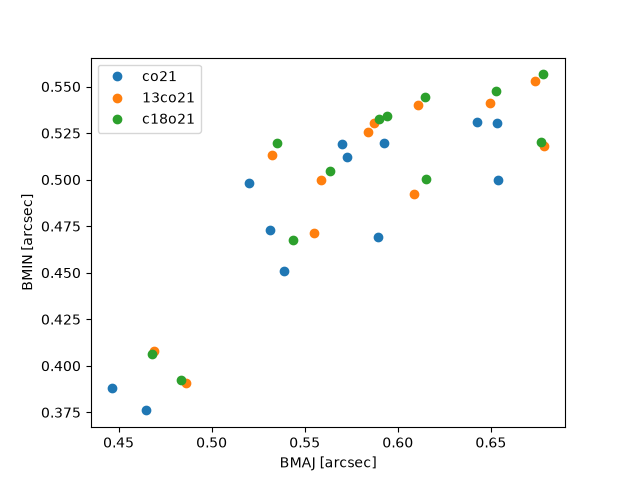

This figure's Python source:
import glob
import os

import matplotlib.pyplot as pl
import numpy as np
from astropy.io import fits

pl.ion()


def _find_image_files(line):
    search_root = "/lustre/cv/users/rindebet/galaxies/array_reduction/post/"
    matches = sorted(glob.glob(os.path.join(search_root, "ngc5236_*", "*"+line+".image.fits")))

    seen = set()
    unique = []
    for path in matches:
        if path not in seen:
            unique.append(path)
            seen.add(path)
    return unique


def gethead_beam_arrays2(files=None,line="_co21"):
    """Read the beam record from the second FITS extension for each file and take
    the median BMAJ/BMIN/BPA value for that file."""
    if files is None:
        files = _find_image_files(line)

    if not files:
        return {
            "bmaj": np.array([], dtype=float),
            "bmin": np.array([], dtype=float),
            "bpa": np.array([], dtype=float),
            "files": [],
        }

    bmaj = []
    bmin = []
    bpa = []

    for path in files:
        with fits.open(path) as hdul:
            if len(hdul) < 2:
                raise ValueError(f"{path} does not contain a second FITS extension with beam metadata.")

            table = hdul[1].data
            if table is None or not hasattr(table, "dtype") or "BMAJ" not in table.dtype.names:
                raise ValueError(f"{path} second extension does not contain BMAJ/BMIN/BPA columns.")

            bmaj.append(np.median(table["BMAJ"]))
            bmin.append(np.median(table["BMIN"]))
            bpa.append(np.median(table["BPA"]))

    return {
        "bmaj": np.array(bmaj, dtype=float),
        "bmin": np.array(bmin, dtype=float),
        "bpa": np.array(bpa, dtype=float),
        "files": files,
    }


if __name__ == "__main__":
    tt = np.arange(21) / 10 * np.pi
    st = np.sin(tt)
    ct = np.cos(tt)

    pl.clf()
    lines=["_co21","13co21","c18o21"]

    data=[]
    for iline,line in enumerate(lines):
        data.append(gethead_beam_arrays2(line=line))

        # pl.hist(data[-1]["bmaj"], bins=10, histtype='step', label=f"{line}")
        # pl.subplot(2,2,iline+1)
        # for i, path in enumerate(data["files"]):
        #     fname = path.split('/')[-1]
        #     print(f"{i}: {fname}: {data['bmaj'][i]:.6f}, {data['bmin'][i]:.6f}, {data['bpa'][i]:.3f}")
        #     x0 = ct * data['bmaj'][i]
        #     y0 = st * data['bmin'][i]
        #     x = x0 * np.cos(data['bpa'][i] * np.pi / 180) - y0 * np.sin(data['bpa'][i] * np.pi / 180)
        #     y = x0 * np.sin(data['bpa'][i] * np.pi / 180) + y0 * np.cos(data['bpa'][i] * np.pi / 180)
        #     pl.plot(x, y, label=f"{i}: {fname.split('_')[1]}")
        # pl.gca().set_aspect('equal', adjustable='box')
        # pl.gca().set_xticklabels([])
        # pl.title(line)
        # pl.legend(prop={'size': 6})

    # pl.subplots_adjust(hspace=0.1,left=0.1,right=0.95,bottom=0.1,top=0.95)

    pl.plot(data[0]["bmaj"], data[0]["bmin"], "o", label=lines[0][1:])
    pl.plot(data[1]["bmaj"], data[1]["bmin"], "o", label=lines[1])
    pl.plot(data[2]["bmaj"], data[2]["bmin"], "o", label=lines[2])
    pl.legend(prop={'size': 10})
    pl.gca().set_aspect('equal', adjustable='box')
    pl.xlabel("BMAJ [arcsec]")
    pl.ylabel("BMIN [arcsec]")

    pl.savefig("beams.png")
    print("done")
